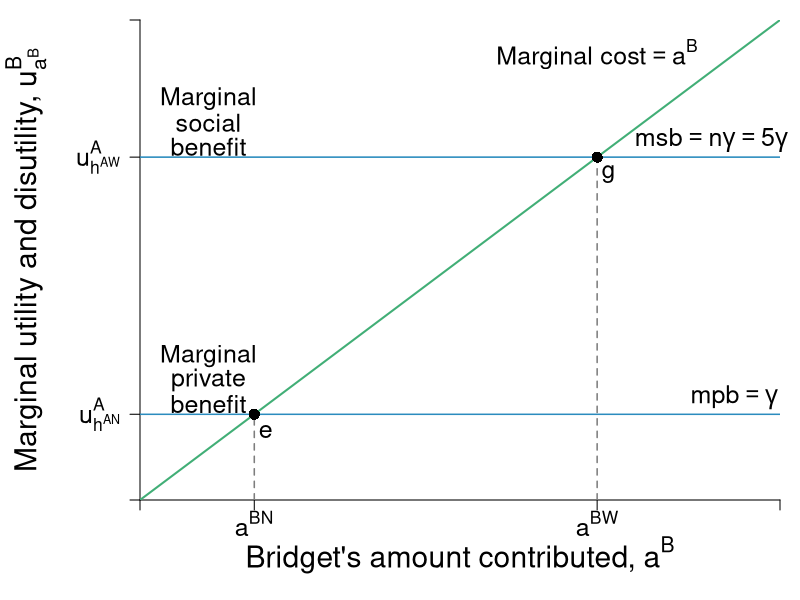

R code for this plot:
#' Graph Designer: Simon Halliday & Scott Cohn
#' Authors: Bowles, Foley and Halliday
#' Title: Coordination, Conflict and Competition: A Text in Microeconomics


library(shape)
pdf(file = "public_mechanism/public_marginal.pdf", width = 8, height = 8)

# Set parameters for graphics
axislabelsize <- 1.8
labelsize <- 1.5
namesize <- 1.8
annotatesize <- 1.5
graphlinewidth <- 2
segmentlinewidth <- 1.5

COL <- c("#7fc97f", "#beaed4", "#fdc086", "#ffff99", "#386cb0", "#f0027f", "#bf5b17", "#666666")
COLA <- c("#e0f3db", "#99d8c9","#66c2a4","#41ae76", "#238b45", "#005824")
COLB <- c("#c6dbef", "#4eb3d3", "#2b8cbe", "#0868ac","#084081")
COLC <- c("#fcfbfd", "#efedf5", "#dadaeb", "#bcbddc", "#9e9ac8", "#807dba", "#6a51a3", "#54278f", "#3f007d")
grays <- gray.colors(25, start = 1, end = 0, alpha = 1)

par(mar =  c(5, 7, 1, 1))

MCost <- function(a, slope = 1, intercept = 0){
  intercept + slope*a
}


xlims <- c(0, 14)
ylims <- c(0, 14)

npts <- 501 
x <- seq(xlims[1], xlims[2], length.out = npts)
y <- seq(ylims[1], ylims[2], length.out = npts) 
a <- c(12, 46.08, 90)

plot(0, 0, xlim = xlims, ylim = ylims, type = "n",
     xlab = expression(paste("")),
     ylab = expression(paste("")), 
     xaxt = "n", 
     yaxt = "n", 
     cex.lab = axislabelsize, 
     bty = "n",
     xaxs = "i", 
     yaxs = "i")

# ticksy <- seq(from = 0, to = ylims[2], by = 2)
# ylabels <- seq(from = 0, to = ylims[2], by = 2)
# ticksx <- seq(from = 0, to = xlims[2], by = 2)
# xlabels <- seq(from = 0, to = xlims[2], by = 2)
ticksy <- c(0, 2.5, 10, ylims[2])
ylabels <- c(NA, expression(paste(u[h^AN]^A)),  expression(paste(u[h^AW]^A)), NA)
ticksx <- c(0, 2.5, 10, xlims[2])
xlabels <- c(NA, expression(paste(a^BN)), expression(paste(a^{BW})), NA)

axis(1, at = ticksx, pos = 0, labels = xlabels, cex.axis = labelsize)
axis(2, at = ticksy, pos = 0, labels = ylabels, las = 1, cex.axis = labelsize)

#mtext(expression(paste("Bridget's amount contributed, ", a^B)), side=1, line = 2.5, cex = axislabelsize)
text(0.5*xlims[2], -1.6, expression(paste("Bridget's amount contributed, ", a^B)), xpd = TRUE, cex = axislabelsize) 
text(-2.5, 0.5*ylims[2], expression(paste("Marginal utility and disutility, ", u[a^B]^B)), xpd = TRUE, cex = axislabelsize, srt = 90) 

npts <- 500 
xx1 <- seq(xlims[1], xlims[2], length.out = npts)
xx2 <- seq(4, 8, length.out = npts)

#lines(xx1, MBenefit(xx1, ua = 10), col = COLA[4], lwd = graphlinewidth)
lines(xx1, MCost(xx1), col = COLA[4], lwd = graphlinewidth)
#lines(xx1, indiffA(xx1, ua = 46.08), col = COLA[4], lwd = graphlinewidth)
#lines(xx2, mrsA(xx2), col = grays[20], lwd = graphlinewidth, lty = 2)


segments(0, 10, xlims[2], 10, lty = 1, col = COLB[3] , lwd = segmentlinewidth)
segments(0, 2.5, xlims[2], 2.5, lty = 1, col = COLB[3] , lwd = segmentlinewidth)

# segments(9.6, 0, 9.6, 9.6, lty = 2, col = grays[20] , lwd = segmentlinewidth)
# 
# segments(0, 6.9, 6.9, 6.9, lty = 2, col = grays[20] , lwd = segmentlinewidth)
# segments(6.9, 0, 6.9, 6.9, lty = 2, col = grays[20] , lwd = segmentlinewidth)


#segments(4.11765, 6.17647, 5.88, 8.88, lty = 1, col = COL[2] , lwd = graphlinewidth)
# text(9.5, 30, expression(paste("Slope at ", (list(e^A, y^A)) == (list(6, 28)), " is ", e^A == 6)))

text(1.5, 11.7, expression(paste("Marginal")), cex = labelsize)
text(1.5, 11, expression(paste("social")), cex = labelsize)
text(1.5, 10.3, expression(paste("benefit")), cex = labelsize)
text(1.5, 4.2, expression(paste("Marginal")), cex = labelsize)
text(1.5, 3.5, expression(paste("private")), cex = labelsize)
text(1.5, 2.8, expression(paste("benefit")), cex = labelsize)
text(10, 13, expression(paste("Marginal cost", phantom() == a^B)), cex = labelsize)


text(12.5, 10.5, expression(paste(msb == n*gamma, phantom() == 5*gamma)), cex = labelsize, xpd = TRUE)
text(13, 3, expression(paste(mpb == gamma)), cex = labelsize)
#Arrows(1.5, 9, 1.5, 11.5, col = "black", lty = 1, lwd = 2, arr.type = "triangle", arr.lwd = 0.5)
#text(3, 11, expression(paste(alpha, " increases, or ")), cex = labelsize)
#text(3, 10.5, expression(paste(h^B, " decreases")), cex = labelsize)

#Arrows(1.5, 7.5, 1.5, 4.5, col = "black", lty = 1, lwd = 2, arr.type = "triangle", arr.lwd = 0.5)
#text(3, 5.5, expression(paste(alpha, " decreases, or ")), cex = labelsize)
#text(3, 5, expression(paste(h^B, " increases")), cex = labelsize)

segments(10, 0, 10, 10, lty = 2, col = grays[20] , lwd = segmentlinewidth)
points(10, 10, pch = 16, col = "black", cex = 1.5)
text(10.25, 9.5, expression(paste(g)), cex = labelsize)

segments(2.5, 0, 2.5, 2.5, lty = 2, col = grays[20] , lwd = segmentlinewidth)
points(2.5, 2.5, pch = 16, col = "black", cex = 1.5)
text(2.5 + 0.25, 2.5 - 0.5, expression(paste(e)), cex = labelsize)

dev.off()
